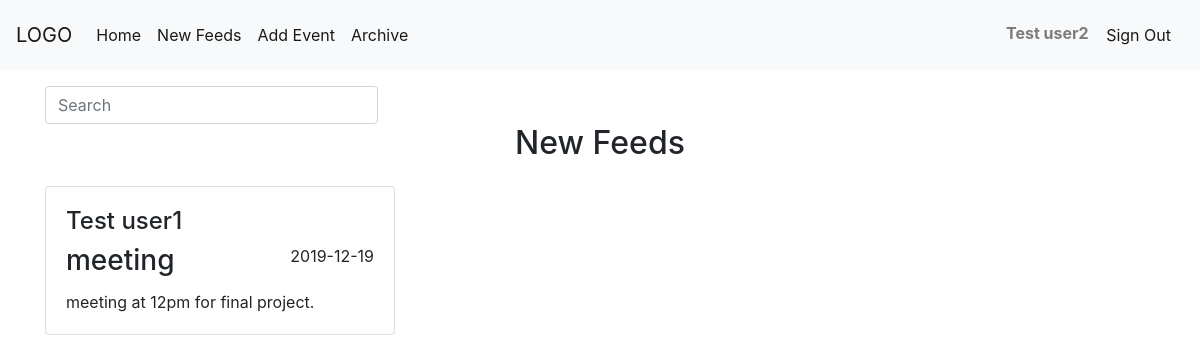
Page /newfeeds.php (signed in) on the committed database.
### tables this page shows
CREATE TABLE `event` (
  `id` int(11) UNSIGNED NOT NULL,
  `event_name` varchar(100) NOT NULL,
  `date` varchar(100) NOT NULL,
  `description` varchar(1000) NOT NULL,
  `archive` enum('0','1') NOT NULL,
  `creator_id` int(11) NOT NULL
);

CREATE TABLE `signin` (
  `id` int(11) NOT NULL,
  `name` varchar(50) NOT NULL,
  `lname` varchar(50) NOT NULL,
  `email` varchar(100) NOT NULL,
  `pass` varchar(100) NOT NULL
);

### newfeeds.php (the view, shortened to what this page needs)
<?php
include 'header.php';
if(isset($_SESSION['user'])){
include 'config.php';
$id = $_SESSION['user']['userid'];
$sql = "select s.name , s.lname , e.event_name, e.description, e.date from event e, signin s, share_event c where e.id = c.event_id and s.id = c.share_mamber and c.to_share='$id'";
$result = $conn->query($sql);
?>
	<div class="container mt-3">
		<nav cla5ss="navbar mb-3">
  <form class="form-inline">
    <input class="form-control mr-sm-2" id="myInput" type="search" placeholder="Search" aria-label="Search" style="width: 30%;">
  </form>
</nav>
		<h2 style="text-align: center;">New Feeds</h2>
		<div class="row" id="myUL">
		<?php
			if ($result->num_rows > 0) {
				while ($row = $result->fetch_assoc()) {
					if($row['event_name'] != ''){
		?>
<div class="col-sm-4 mt-3" id="myLI">
<div class="card" id="mycard">
  <div class="card-body">
  	<div><h4><?php echo ucfirst($row['name'].' '.$row['lname']); ?></h4></div>
  	<span style="float: right;"><?php echo $row['date']; ?></span>
    <h3 class="card-title"><?php echo $row['event_name']; ?></h3>
    <p class="card-text"><?php echo $row['description']; ?></p>
  </div>
</div>
</div>
		<?php
		}
	}
			}
			else{
				?>
				<h2 style="text-align: center;margin-top: 50px;">Oops! New Feeds Empty Right Now.</h2>
				<?php
			}
		?>
	    </div>
	</div>
<?php
}
else{
header('location:login.php');
    exit();
}
?>

### rows in the picture
event: creator.lname "Test user1", date "2019-12-19", event_name "meeting", description "meeting at 12pm for final project."

### other values in the picture
$_SESSION['user']['username'] "Test user2"
